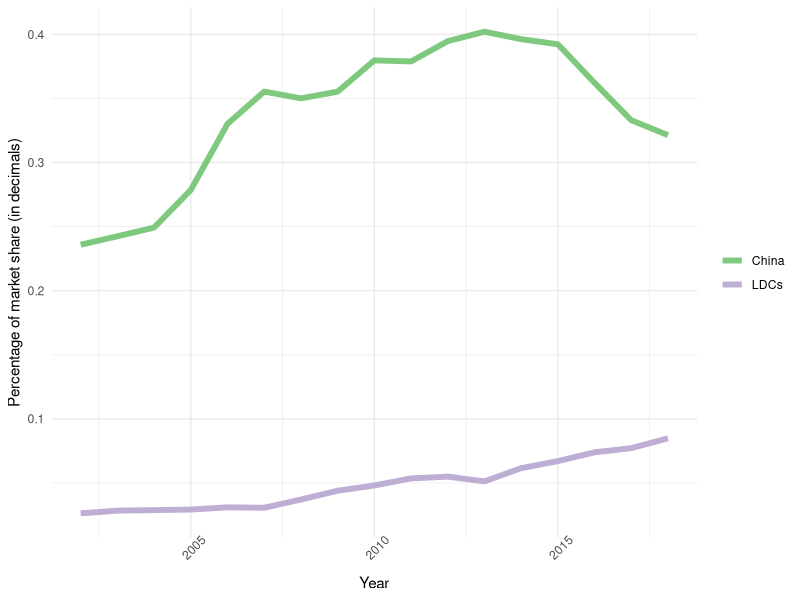
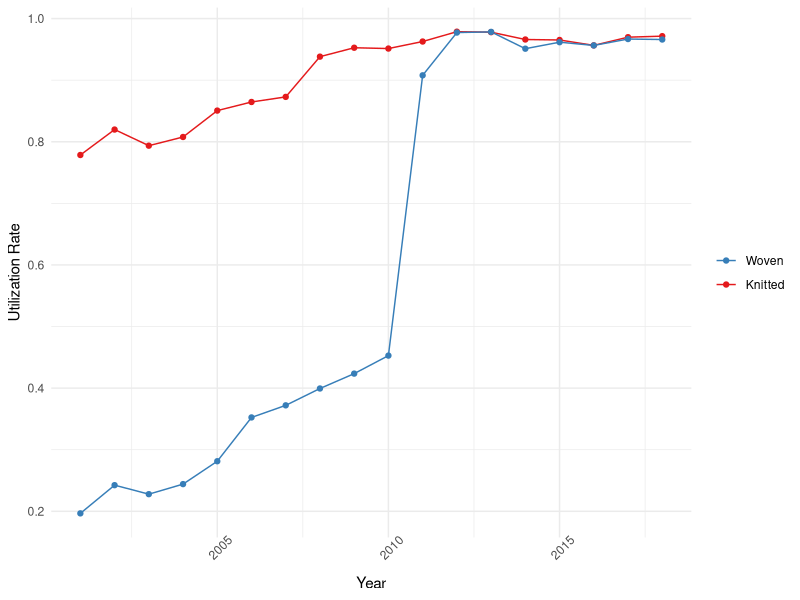
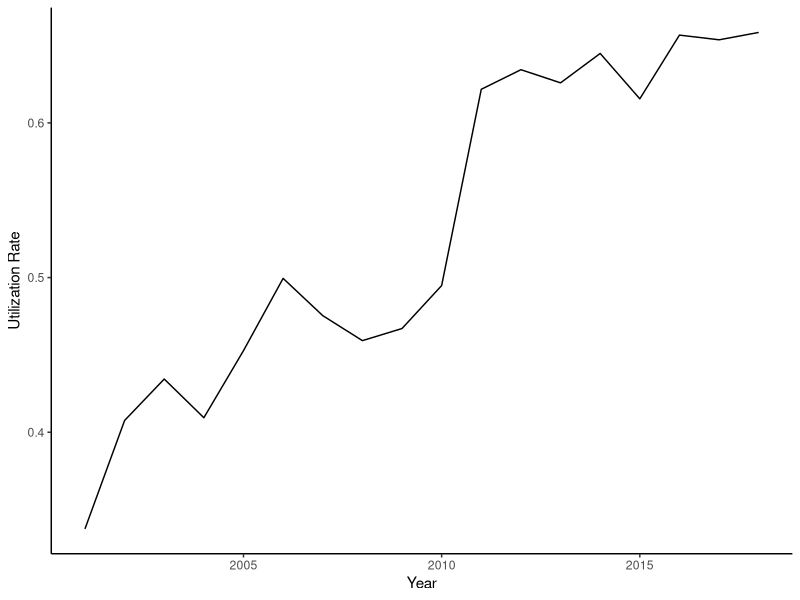

Here is the R script that generated these plots, in order:
#### Preamble ####
# Purpose: Replicate graphs from Systma (2022) paper
# Author: Ahnaf Alam
# Date: February 11, 2024
# Contact: ahnaf.alam@mail.utoronto.ca
# Pre-requisites: Clean the data and upload it to the inputs/outputs folder

#### Workspace setup ####
library(tidyverse)
library(dplyr)

#### Fetching the data ####
bgd <- read_csv("outputs/data/bgd1.csv")
ldc <- read_csv("outputs/data/ldc22.csv")
m_s <- read_csv("inputs/data/market_share.csv")

#### Replicating Figure 3 ####
m_s |>
  ggplot(mapping = aes(x = Year, y = share, group=type, color = type)) +
  geom_line(size = 2) +
  theme_minimal() +
  labs(x = "Year",
       y = "Percentage of market share (in decimals)") +
  theme(legend.position = "right", 
        axis.text.x = element_text(angle = 45)) +
  scale_color_brewer(palette = "Accent", labels = c("China", "LDCs")) +
  guides(color = guide_legend(title = NULL))

#### Replicating Figure 4 ####
p1 <- bgd |>
  ggplot(aes(x = year, y = frac, group = as.factor(woven), color = as.factor(woven))) +
  geom_line() +
  geom_point() +
  theme_minimal() +
  labs(x = "Year",
       y = "Utilization Rate") + 
  theme(legend.position = "right", 
        axis.text.x = element_text(angle = 45)) +
  scale_color_brewer(palette = "Set1", labels = c("Woven", "Knitted"), breaks = c("1", "0")) +
  guides(color = guide_legend(title = NULL))
print(p1)


#### Replicating Figure 1 ####
ldc|>
  ggplot(mapping = aes(x = year, y = util)) +
  geom_path() +
  theme_classic() +
  labs(x = "Year",
       y = "Utilization Rate")